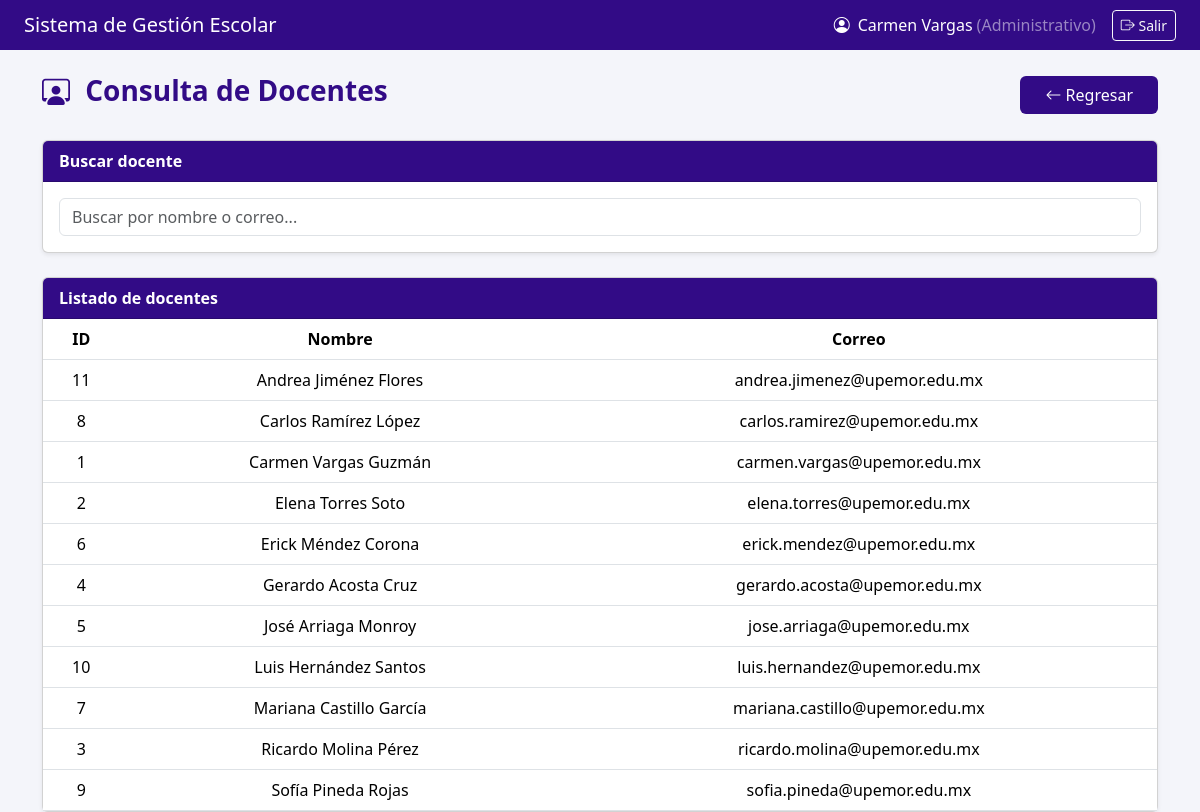
The app's page /index.php?action=consultaDocentes (signed in) with its own data.
### tables this page shows
CREATE TABLE docentes (
    idDocente INT AUTO_INCREMENT PRIMARY KEY,
    idUsuario INT NOT NULL,
    FOREIGN KEY (idUsuario) REFERENCES usuarios(idUsuario)
        ON DELETE CASCADE
        ON UPDATE CASCADE
);

CREATE TABLE usuarios (
    idUsuario INT AUTO_INCREMENT PRIMARY KEY,
    matricula VARCHAR(20) UNIQUE NOT NULL,
    nombres VARCHAR(100) NOT NULL,
    apePaterno VARCHAR(50) NOT NULL,
    apeMaterno VARCHAR(50),
    sexo ENUM('Masculino','Femenino') NOT NULL,
    fechaNacimiento DATE NOT NULL,
    correo VARCHAR(100) NOT NULL UNIQUE,
    contrasena VARCHAR(255) NOT NULL,
    rol ENUM('Administrador','Docente','Alumno','Administrativo') NOT NULL,
    activo TINYINT(1) DEFAULT 1
);

### app/controllers/administrativoController.php (called while the page is built, shortened)
<?php
require_once __DIR__ . '/../models/docenteModel.php';
class AdministrativoController {
    private $model;
    public function __construct($connection) {
        $this->model = new DocenteModel($connection);
    }
    public function consultaDocentes() {
        $docentes = $this->model->listarDocentes();
        require __DIR__ . '/../views/consultaDocentesView.php';
    }
}

### app/models/docenteModel.php (called while the page is built, shortened)
<?php
class DocenteModel {
    private $db;
    public function __construct($connection) {
        $this->db = $connection;
    }
        public function listarDocentes() {
            return $this->db->query("
                SELECT
                    d.idDocente,
                    u.correo,
                    CONCAT(u.nombres, ' ', u.apePaterno, ' ', u.apeMaterno) AS nombreCompleto
                FROM docentes d
                INNER JOIN usuarios u ON u.idUsuario = d.idUsuario
                ORDER BY nombreCompleto ASC
            ");
        }
}

### app/views/consultaDocentesView.php (the view, shortened to what this page needs)
<?php
$nombreUsuario = $_SESSION['usuario']['nombre'] ?? 'Usuario';
$rolUsuario    = $_SESSION['usuario']['rol'] ?? '';
?>
<!DOCTYPE html>
<html lang="es">
<head>
<link href="https://cdn.jsdelivr.net/npm/bootstrap@5.3.3/dist/css/bootstrap.min.css" rel="stylesheet">
<link href="https://cdn.jsdelivr.net/npm/bootstrap-icons@1.11.3/font/bootstrap-icons.css" rel="stylesheet">
</head>
<body>
<nav class="navbar navbar-dark px-4">
  <span class="navbar-brand h5 mb-0 text-white">Sistema de Gestión Escolar</span>
  <div class="text-white d-flex align-items-center">
      <i class="bi bi-person-circle me-2"></i>
      <?= $nombreUsuario ?>
      <span class="text-white-50 ms-1">(<?= $rolUsuario ?>)</span>
      <a href="<?= BASE_URL ?>index.php?action=logout" class="btn btn-outline-light btn-sm ms-3">
        <i class="bi bi-box-arrow-right"></i> Salir
      </a>
  </div>
</nav>
<div class="container mt-4">
    <div class="d-flex justify-content-between align-items-center mb-4">
        <h3 class="fw-bold" style="color: var(--primary);">
            <i class="bi bi-person-workspace me-2"></i> Consulta de Docentes
        </h3>
        <a href="<?= BASE_URL ?>index.php?action=dashboard_administrativo" class="btn btn-regresar px-4">
            <i class="bi bi-arrow-left"></i> Regresar
        </a>
    </div>
    <div class="card shadow-sm mb-4">
        <div class="card-header">Buscar docente</div>
        <div class="card-body">
            <input type="text" id="buscarDocente" class="form-control" placeholder="Buscar por nombre o correo...">
        </div>
    </div>
    <div class="card shadow-sm">
        <div class="card-header">Listado de docentes</div>
        <div class="card-body p-0">
            <table class="table table-hover mb-0" id="tablaDocentes">
                <thead class="text-center">
                    <tr>
                        <th>ID</th>
                        <th>Nombre</th>
                        <th>Correo</th>
                    </tr>
                </thead>
                <tbody class="text-center">
                    <?php while($d = $docentes->fetch_assoc()): ?>
                        <tr>
                            <td><?= $d['idDocente'] ?></td>
                            <td><?= htmlspecialchars($d['nombreCompleto']) ?></td>
                            <td><?= htmlspecialchars($d['correo']) ?></td>
                        </tr>
                    <?php endwhile; ?>
                </tbody>
            </table>
        </div>
    </div>
</div>
</body>
</html>

### index.php (shortened to what this page needs)
<?php
require_once __DIR__ . '/app/controllers/userController.php';
$action = $_GET['action'] ?? 'login';
switch ($action) {
    case 'consultaDocentes':
        require_once 'app/controllers/administrativoController.php';
        $controller = new AdministrativoController($connection);
        $controller->consultaDocentes();
        break;
}

### app/views/consultaDocentesView.php (style rules this page uses)
:root { --primary: #320B86; --primary-dark: #320B86; }
body { background: #f4f5fa; }
.navbar { background: var(--primary); }
.btn-regresar { background: var(--primary); color: white; border-radius: 6px; }
.card-header { background: var(--primary); color: white; font-weight: 600; }
.table thead { background: var(--primary); color: white; }

### records on screen
docentes: idDocente "11", nombreCompleto "Andrea Jiménez Flores", idUsuario.correo "andrea.jimenez@upemor.edu.mx"
docentes: idDocente "8", nombreCompleto "Carlos Ramírez López", idUsuario.correo "carlos.ramirez@upemor.edu.mx"
docentes: idDocente "1", nombreCompleto "Carmen Vargas Guzmán", idUsuario.correo "carmen.vargas@upemor.edu.mx"
docentes: idDocente "2", nombreCompleto "Elena Torres Soto", idUsuario.correo "elena.torres@upemor.edu.mx"
docentes: idDocente "6", nombreCompleto "Erick Méndez Corona", idUsuario.correo "erick.mendez@upemor.edu.mx"
docentes: idDocente "4", nombreCompleto "Gerardo Acosta Cruz", idUsuario.correo "gerardo.acosta@upemor.edu.mx"
docentes: idDocente "5", nombreCompleto "José Arriaga Monroy", idUsuario.correo "jose.arriaga@upemor.edu.mx"
docentes: idDocente "10", nombreCompleto "Luis Hernández Santos", idUsuario.correo "luis.hernandez@upemor.edu.mx"
docentes: idDocente "7", nombreCompleto "Mariana Castillo García", idUsuario.correo "mariana.castillo@upemor.edu.mx"
docentes: idDocente "3", nombreCompleto "Ricardo Molina Pérez", idUsuario.correo "ricardo.molina@upemor.edu.mx"
docentes: idDocente "9", nombreCompleto "Sofía Pineda Rojas", idUsuario.correo "sofia.pineda@upemor.edu.mx"

### other values on screen
$nombreUsuario "Carmen Vargas"
$rolUsuario "Administrativo"
